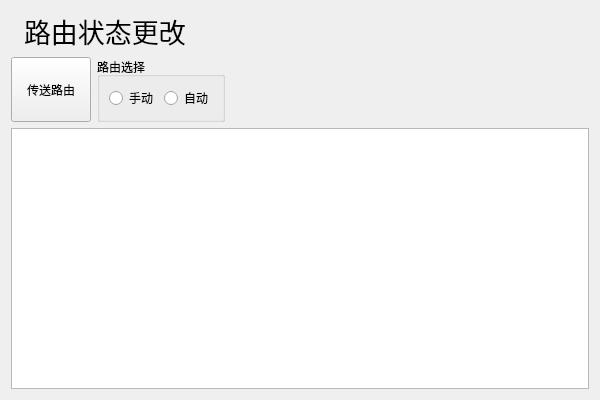
<?xml version="1.0" encoding="UTF-8"?>
<ui version="4.0">
 <class>rtsetpage</class>
 <widget class="QWidget" name="rtsetpage">
  <property name="geometry">
   <rect>
    <x>0</x>
    <y>0</y>
    <width>600</width>
    <height>400</height>
   </rect>
  </property>
  <property name="windowTitle">
   <string>Form</string>
  </property>
  <layout class="QVBoxLayout" name="verticalLayout" stretch="0,0,0">
   <item>
    <layout class="QHBoxLayout" name="horizontalLayout">
     <item>
      <widget class="QLabel" name="tlpic">
       <property name="sizePolicy">
        <sizepolicy hsizetype="Minimum" vsizetype="Minimum">
         <horstretch>0</horstretch>
         <verstretch>0</verstretch>
        </sizepolicy>
       </property>
       <property name="text">
        <string/>
       </property>
       <property name="pixmap">
        <pixmap resource="zpmain.qrc">:/images/routes.png</pixmap>
       </property>
      </widget>
     </item>
     <item>
      <widget class="QLabel" name="tlmsg">
       <property name="sizePolicy">
        <sizepolicy hsizetype="MinimumExpanding" vsizetype="Preferred">
         <horstretch>0</horstretch>
         <verstretch>0</verstretch>
        </sizepolicy>
       </property>
       <property name="font">
        <font>
         <pointsize>20</pointsize>
        </font>
       </property>
       <property name="text">
        <string>路由状态更改</string>
       </property>
      </widget>
     </item>
    </layout>
   </item>
   <item>
    <layout class="QHBoxLayout" name="horizontalLayout_2">
     <item>
      <widget class="QPushButton" name="btsendRoute">
       <property name="sizePolicy">
        <sizepolicy hsizetype="Minimum" vsizetype="Minimum">
         <horstretch>0</horstretch>
         <verstretch>0</verstretch>
        </sizepolicy>
       </property>
       <property name="text">
        <string>传送路由</string>
       </property>
      </widget>
     </item>
     <item>
      <widget class="QGroupBox" name="groupBox">
       <property name="title">
        <string>路由选择</string>
       </property>
       <layout class="QHBoxLayout" name="horizontalLayout_3">
        <item>
         <widget class="QRadioButton" name="rtManu">
          <property name="text">
           <string>手动</string>
          </property>
         </widget>
        </item>
        <item>
         <widget class="QRadioButton" name="rtAuto">
          <property name="text">
           <string>自动</string>
          </property>
         </widget>
        </item>
       </layout>
      </widget>
     </item>
     <item>
      <spacer name="horizontalSpacer">
       <property name="orientation">
        <enum>Qt::Horizontal</enum>
       </property>
       <property name="sizeHint" stdset="0">
        <size>
         <width>40</width>
         <height>20</height>
        </size>
       </property>
      </spacer>
     </item>
    </layout>
   </item>
   <item>
    <widget class="QTableView" name="tblroute">
     <property name="editTriggers">
      <set>QAbstractItemView::AllEditTriggers</set>
     </property>
     <property name="cornerButtonEnabled">
      <bool>false</bool>
     </property>
    </widget>
   </item>
  </layout>
 </widget>
 <resources>
  <include location="zpmain.qrc"/>
 </resources>
 <connections/>
</ui>
